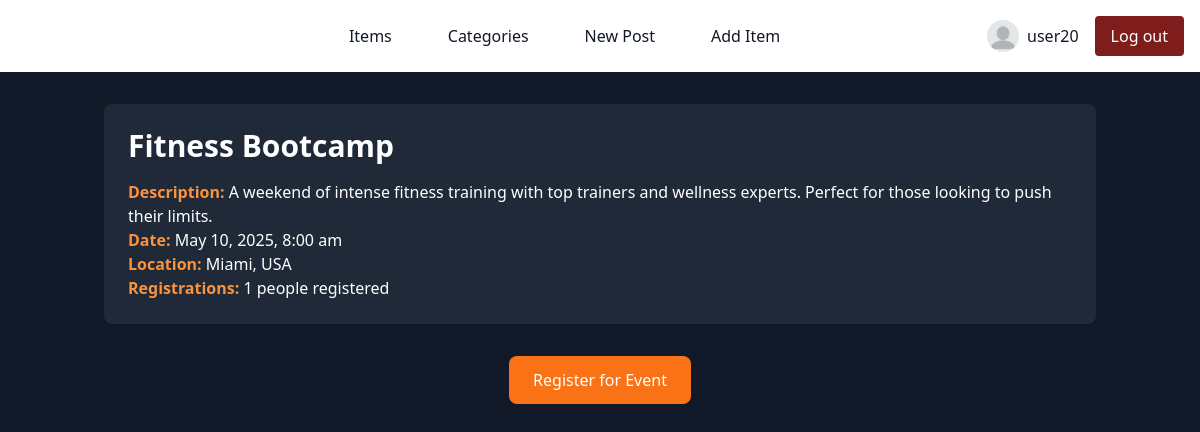
The app's page /src/public/templates/event.php?id=3 (signed in) with its own data.
### tables this page shows
CREATE TABLE `events` (
  `event_id` int(10) UNSIGNED NOT NULL,
  `event_name` varchar(255) NOT NULL,
  `event_description` mediumtext NOT NULL,
  `event_date` datetime NOT NULL,
  `location` varchar(255) NOT NULL,
  `created_at` timestamp NOT NULL DEFAULT CURRENT_TIMESTAMP
);

### src/public/templates/event.php (the view, shortened to what this page needs)
<?php
include '../../../db_connection.php';
include '../../Component/navbar.php';
$isLoggedIn = isset($_SESSION['user_id']);
$userId = $isLoggedIn ? $_SESSION['user_id'] : null;
$userName = $isLoggedIn ? $_SESSION['username'] : null;
$navbar = new Navbar($conn, $isLoggedIn, $userId, $userName);
if (isset($_GET['id'])) {
    $event_id = $_GET['id'];
    $sql_event_details = "SELECT * FROM events WHERE event_id = ?";
    $stmt = $conn->prepare($sql_event_details);
    $stmt->bind_param("i", $event_id);
    $stmt->execute();
    $result = $stmt->get_result();
    if ($result->num_rows > 0) {
        $event = $result->fetch_assoc();
    } else {
        echo "<p>Event not found.</p>";
        exit;
    }
$isRegistered = false;
if ($isLoggedIn) {
    $sql_check_registration = "SELECT * FROM event_registrations WHERE user_id = ? AND event_id = ?";
    $stmt_check_registration = $conn->prepare($sql_check_registration);
    $stmt_check_registration->bind_param("ii", $userId, $event_id);
    $stmt_check_registration->execute();
    $result_registration = $stmt_check_registration->get_result();
    $isRegistered = $result_registration->num_rows > 0;
}
    $sql_registration_count = "SELECT COUNT(*) as total_registrations FROM event_registrations WHERE event_id = ?";
    $stmt_count = $conn->prepare($sql_registration_count);
    $stmt_count->bind_param("i", $event_id);
    $stmt_count->execute();
    $result_count = $stmt_count->get_result();
    $registration_count = $result_count->fetch_assoc()['total_registrations'];
} else {
    echo "<p>No event specified.</p>";
    exit;
}
?>
<!DOCTYPE html>
<html lang="en">
<head>
    <script src="https://cdn.tailwindcss.com"></script>
</head>
<body class="bg-gray-900 text-white">
  <header>
    <?php
          echo $navbar->render();
    ?>
  </header>
  <main class="container mx-auto px-4 py-8">
    <div class="bg-gray-800 rounded-lg p-6 mb-2">
        <h1 class="text-3xl font-semibold mb-4"><?php echo htmlspecialchars($event['event_name'], ENT_QUOTES, 'UTF-8'); ?></h1>
        <p><strong class="text-orange-400">Description:</strong> <?php echo htmlspecialchars($event['event_description'], ENT_QUOTES, 'UTF-8'); ?></p>
        <p><strong class="text-orange-400">Date:</strong> <?php echo date("F j, Y, g:i a", strtotime($event['event_date'])); ?></p>
        <p><strong class="text-orange-400">Location:</strong> <?php echo htmlspecialchars($event['location'], ENT_QUOTES, 'UTF-8'); ?></p>
        <p><strong class="text-orange-400">Registrations:</strong> <?php echo $registration_count; ?> people registered</p>
    </div>
    <br>
    <?php if (!$isRegistered): ?>
        <?php if ($isLoggedIn): ?>
            <div class="flex justify-center">
                <form method="POST">
                    <button type="submit" name="register" class="bg-orange-500 text-white px-6 py-3 rounded-lg hover:bg-orange-600">Register for Event</button>
                </form>
            </div>
        <?php else: ?>
            <div class="bg-gray-800 p-4 rounded-lg">
                <p>You need to <a href="login.php" class="text-orange-500">log in</a> to register for this event.</p>
            </div>
        <?php endif; ?>
    <?php endif; ?>
</main>
</body>
</html>

### records on screen
events: event_name "Fitness Bootcamp", event_description "A weekend of intense fitness training with top trainers and wellness experts. Perfect for those looking to push their limits.", event_date "May 10, 2025, 8:00 am", location "Miami, USA"

### other values on screen
$this->userName "user20"
$registration_count "1"
